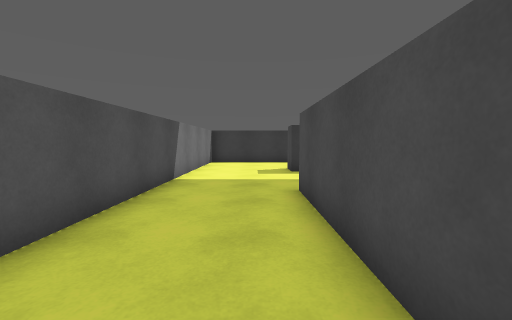
view 1 (above)

12 first-person views from a walk through a scene from a Unity 3-D project. The camera is 1.2 m above the floor, tilts 4° down and sees 90° across. The floor is counted in squares, 1 m on a side. Each view is taken from the middle of a square. On the plan, view 1 faces up. The plan holds only what a view shows up to about 12 squares ahead; the rest is blank. The place goes on beyond the plan.

view 2
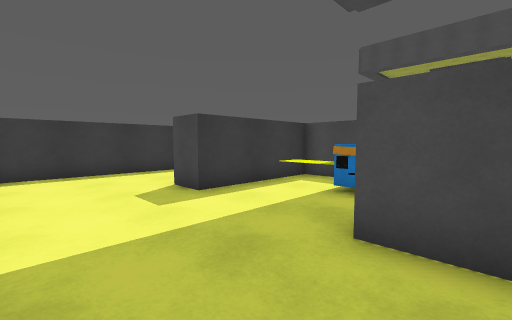

view 3
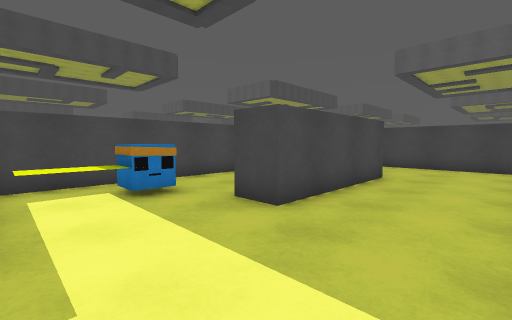

view 4
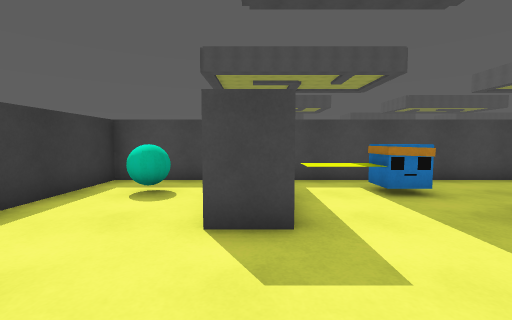

view 5
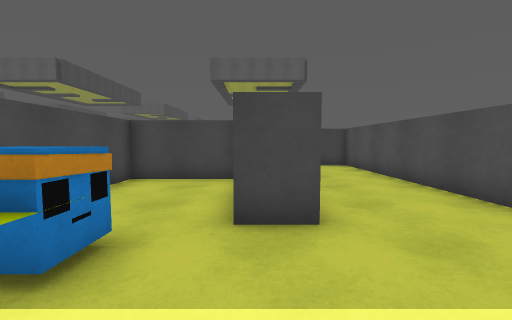

view 6
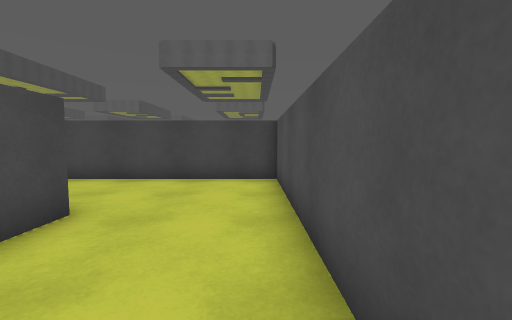

view 7
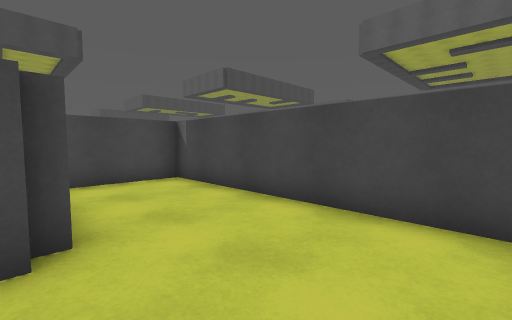

view 8
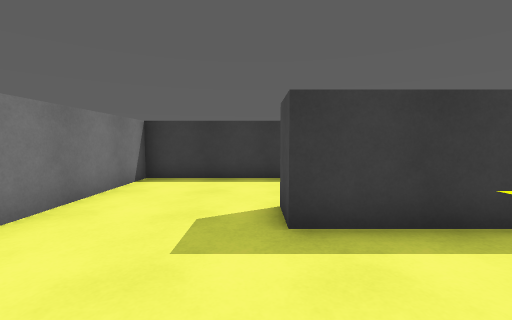

view 9
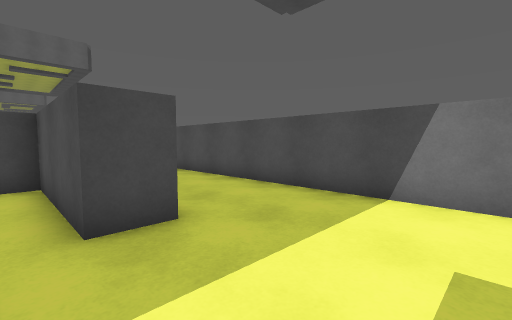

view 10
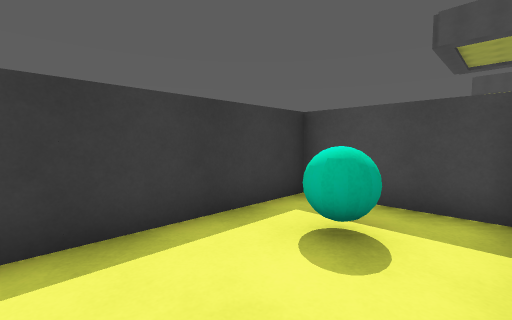

view 11
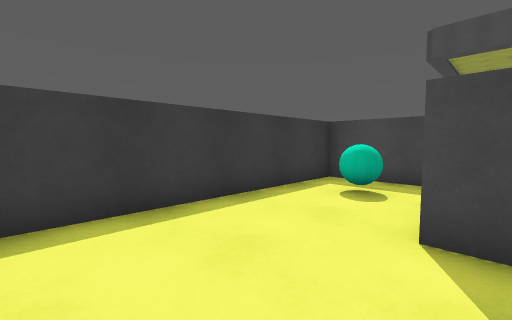

view 12
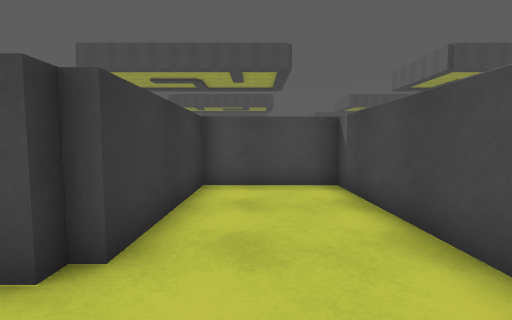

### Floor plan
Points are (right, up) in squares from view 1. A wall is a line through its corners. A room is listed if a view was taken in it or the views show most of it. See-through windows are left out.
Room 1 (views 1, 2, 3, 4, 5, 6, 7, 8, 9, 10, 11, 12)
walls: (6.1, 11.9) (6.1, 15.5) (-2.7, 15.5) (-2.7, -3.3) (6.1, -3.3) (6.1, 0.5) (1.5, 0.5) (1.5, 0.8) (1.1, 0.8) (1.1, 6.4) (2.3, 6.4) (2.3, 1.7) (6.1, 1.7) (6.1, 10.5) (1.5, 10.5) (1.5, 11.8)
objects: other object (4, 7) to (4, 8); other object (4, 14)

Positions as (right, up) in squares from view 1, and headings:
1: (0, 0), facing up
2: (-2, 5), facing up-right
3: (-2, 10), facing down-right
4: (-2, 11), facing right
5: (2, 10), facing down
6: (-2, 5), facing down
7: (-2, 1), facing down-right
8: (1, 7), facing up
9: (3, 10), facing down-left
10: (1, 12), facing up-right
11: (-2, 11), facing up-right
12: (-1, -1), facing right
